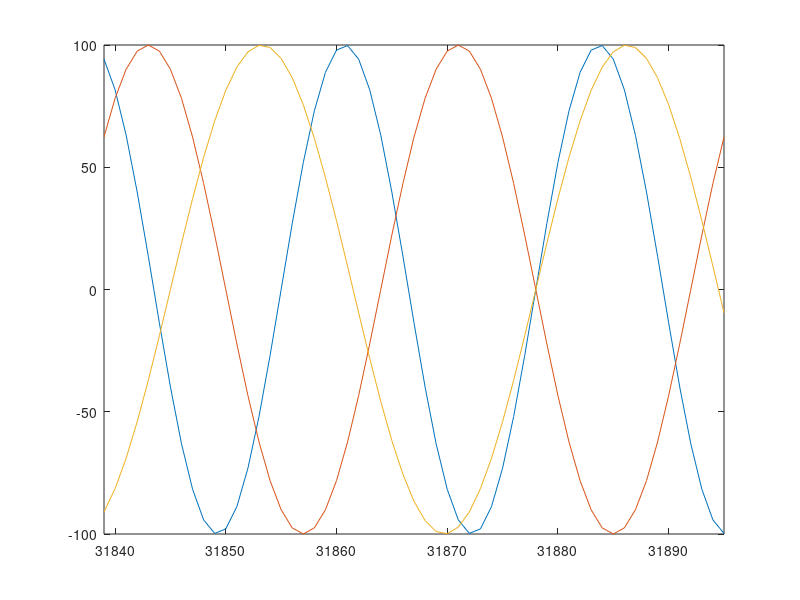

Write the MATLAB code that produced this figure.
%% Calendar Chapter Recap
% This is an executable program that illustrates the statements
% introduced in the Calendar Chapter of "Experiments in MATLAB".
% You can access it with
%
%    calendar_recap
%    edit calendar_recap
%    publish calendar_recap
%
% Related EXM programs
%
%    biorhythm.m
%    easter.m
%    clockex.m
%    friday13.m

%   Copyright 2014 Cleve Moler
%   Copyright 2014 The MathWorks, Inc.
%% Clock and fprintf
   format bank
   c = clock
   f = '%6d %6d %6d %6d %6d %9.3f\n'
   fprintf(f,c);

%% Modular arithmetic
   y = c(1)
   is_leapyear = (mod(y,4) == 0 && mod(y,100) ~= 0 || mod(y,400) == 0)

%% Date functions
   c = clock;
   dnum = datenum(c)
   dnow = fix(now)
   xmas = datenum(c(1),12,25)
   days_till_xmas = xmas - dnow
   [~,wday] = weekday(now)

%% Count Friday the 13th's
    c = zeros(1,7);
    for y = 1:400
       for m = 1:12
          d = datenum([y,m,13]);
          w = weekday(d);
          c(w) = c(w) + 1;
       end
    end
    format short
    c

%% Biorhythms
    bday = datenum('8/17/1939')
    t = (fix(now)-bday) + (-28:28);
    y = 100*[sin(2*pi*t/23)
             sin(2*pi*t/28)
             sin(2*pi*t/33)];
    plot(t,y)
    axis tight
